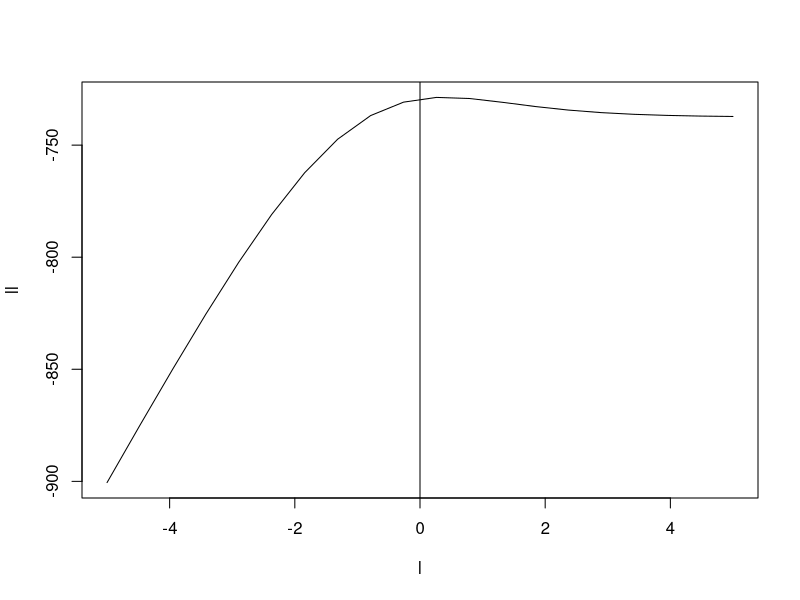
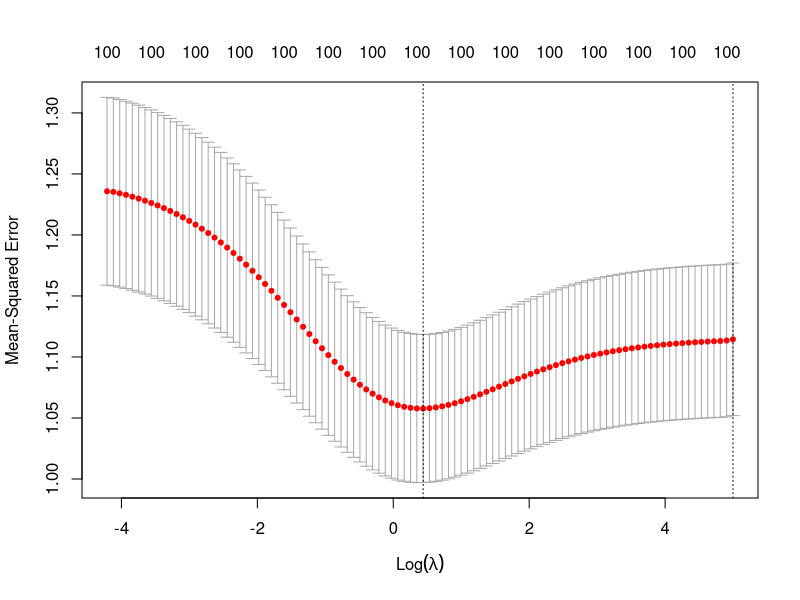
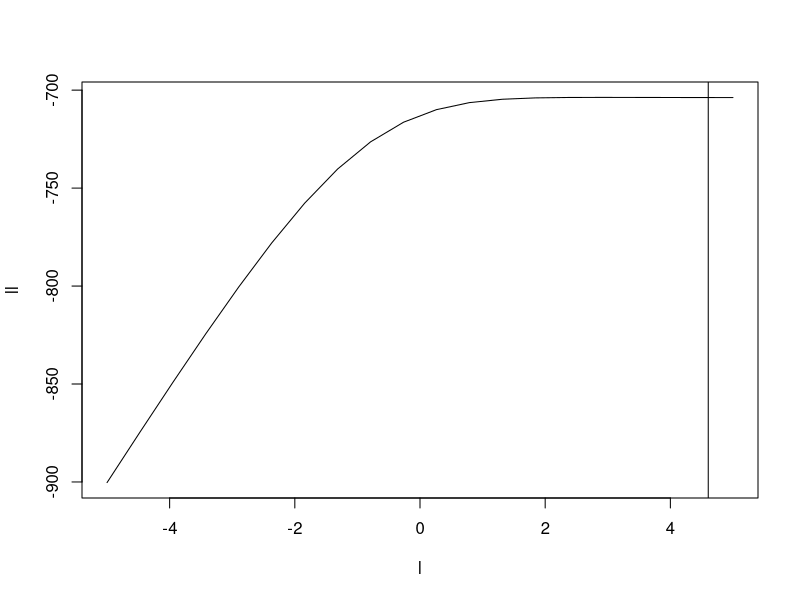
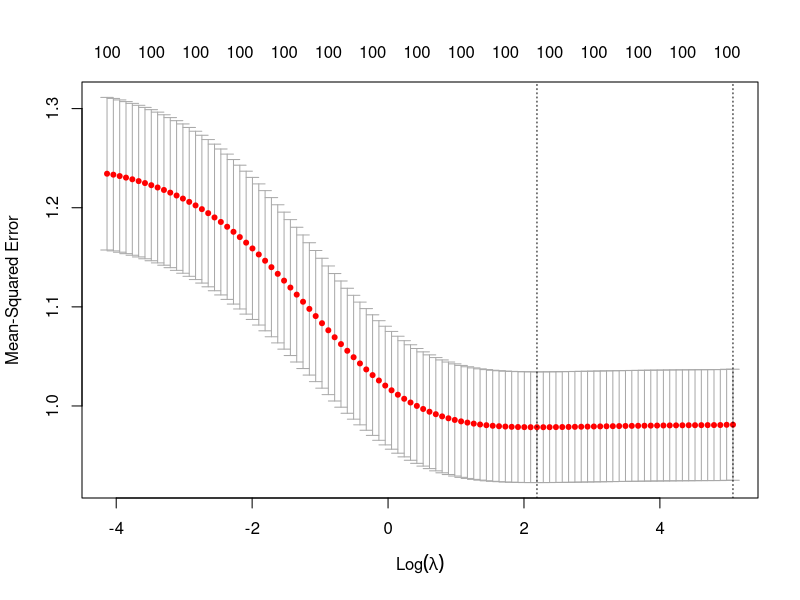
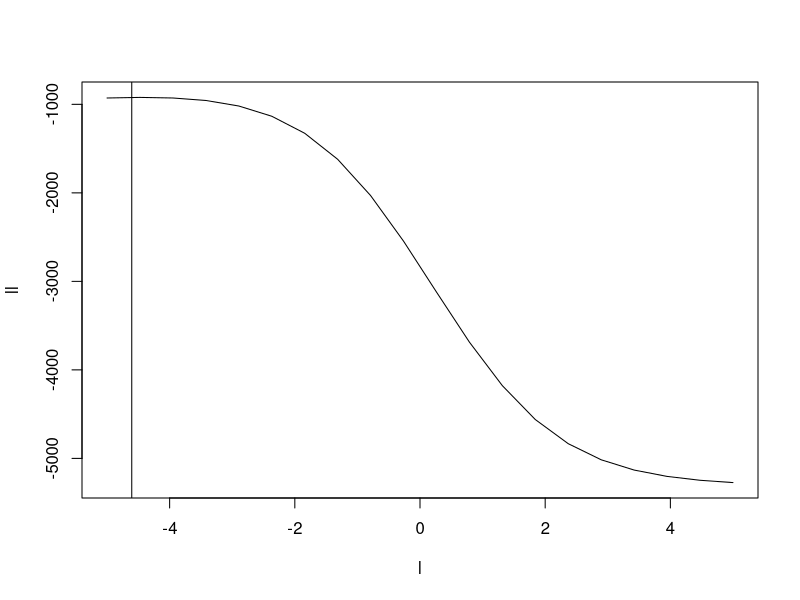
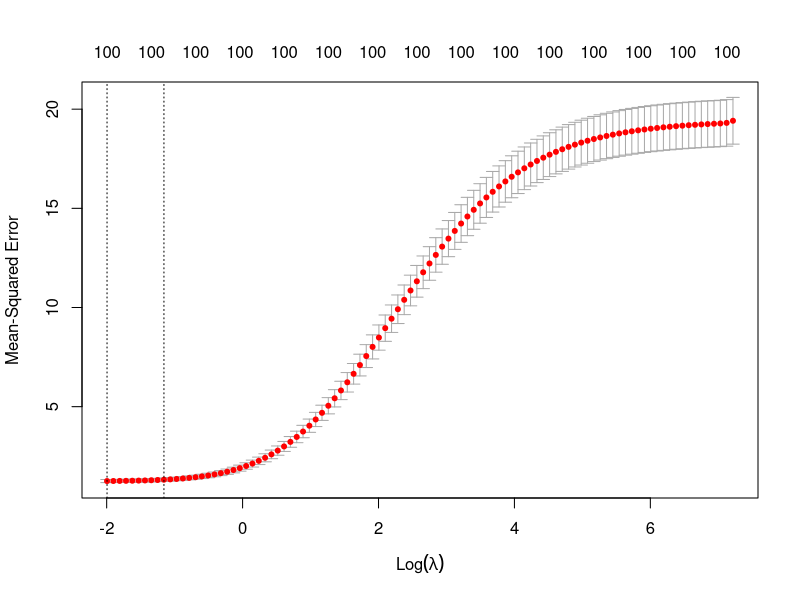
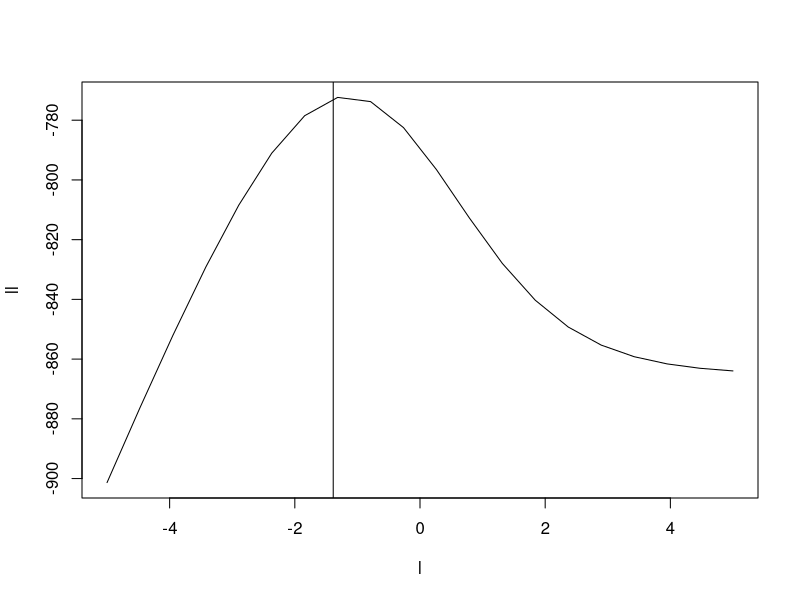
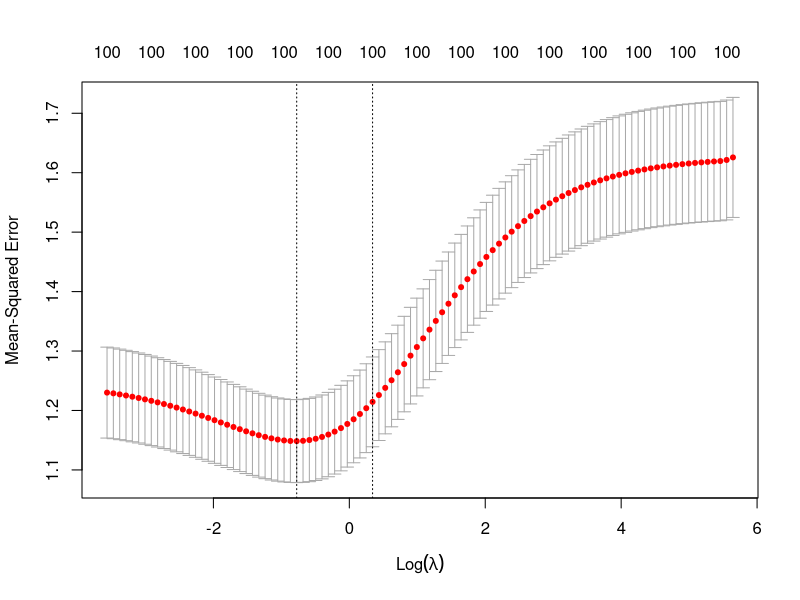

These figures' R source, in order:
## ---- chunk 1
knitr::opts_chunk$set(echo = TRUE)
## ---- chunk 2
library(mnormt) #for multivariate normal density
library(glmnet)
## ---- chunk 3
loglik_rr = function(log_lambda,Y,X){return(mnormt::dmnorm(t(Y),rep(0,length(Y)),varcov = exp(-log_lambda)*(X %*% t(X)) + diag(rep(1,length(Y))),log=TRUE))}
## ---- chunk 4
simdata = function(n,p,sb){
  X = matrix(rnorm(n*p),ncol=p)
  X = scale(X,center=TRUE,scale=TRUE)
  X = X/sqrt(n-1) # makes colSums = 1
  b = rnorm(p,sd=sb) 
  e = rnorm(n,0,sd=1)
  Y = X %*% b + e
  return(list(Y=Y,X=X,b=b))
}
## ---- chunk 5
set.seed(1)
sb=1
data = simdata(500,100,sb)
## ---- chunk 6
l = seq(-5,5,length=20)
ll = rep(0,20)
for(i in 1:length(ll)){ll[i] = loglik_rr(l[i],data$Y,data$X)}
plot(l,ll,type="l")
abline(v=log(1/sb^2))
## ---- chunk 7
Y.ridge = glmnet(data$X,data$Y,alpha=0)
cv.ridge = cv.glmnet(data$X,data$Y,alpha=0)
plot(cv.ridge)
## ---- chunk 8
set.seed(1)
sb=0.1
data = simdata(500,100,sb)
## ---- chunk 9
l = seq(-5,5,length=20)
ll = rep(0,20)
for(i in 1:length(ll)){ll[i] = loglik_rr(l[i],data$Y,data$X)}
plot(l,ll,type="l")
abline(v=log(1/sb^2))
## ---- chunk 10
Y.ridge = glmnet(data$X,data$Y,alpha=0)
cv.ridge = cv.glmnet(data$X,data$Y,alpha=0)
plot(cv.ridge)
## ---- chunk 11
set.seed(1)
sb=10
data = simdata(500,100,sb)
## ---- chunk 12
l = seq(-5,5,length=20)
ll = rep(0,20)
for(i in 1:length(ll)){ll[i] = loglik_rr(l[i],data$Y,data$X)}
plot(l,ll,type="l")
abline(v=log(1/sb^2))
## ---- chunk 13
Y.ridge = glmnet(data$X,data$Y,alpha=0)
cv.ridge = cv.glmnet(data$X,data$Y,alpha=0)
plot(cv.ridge)
## ---- chunk 14
set.seed(1)
sb=2
data = simdata(500,100,sb)
## ---- chunk 15
l = seq(-5,5,length=20)
ll = rep(0,20)
for(i in 1:length(ll)){ll[i] = loglik_rr(l[i],data$Y,data$X)}
plot(l,ll,type="l")
abline(v=log(1/sb^2))
## ---- chunk 16
Y.ridge = glmnet(data$X,data$Y,alpha=0)
cv.ridge = cv.glmnet(data$X,data$Y,alpha=0)
plot(cv.ridge)
